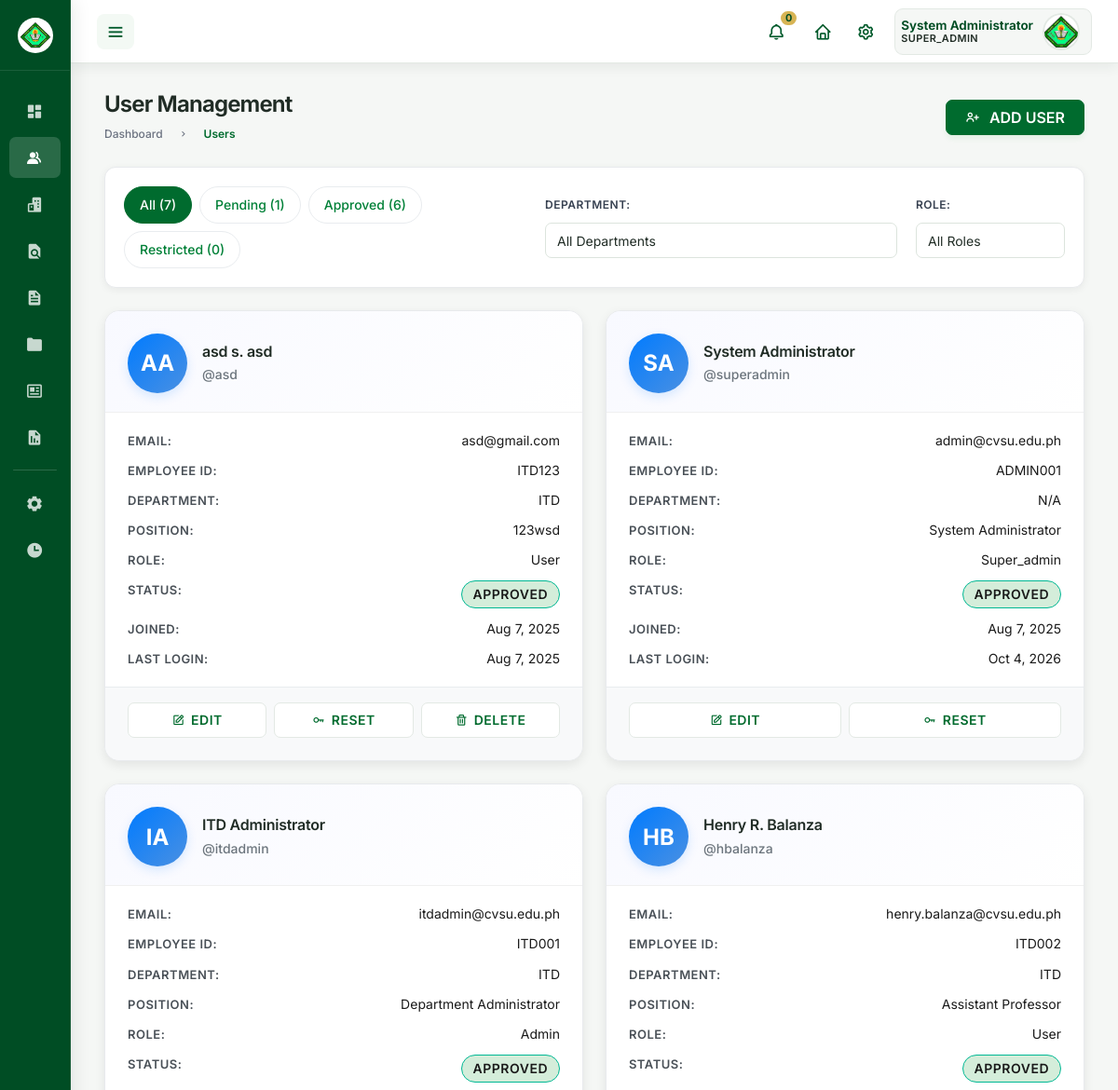
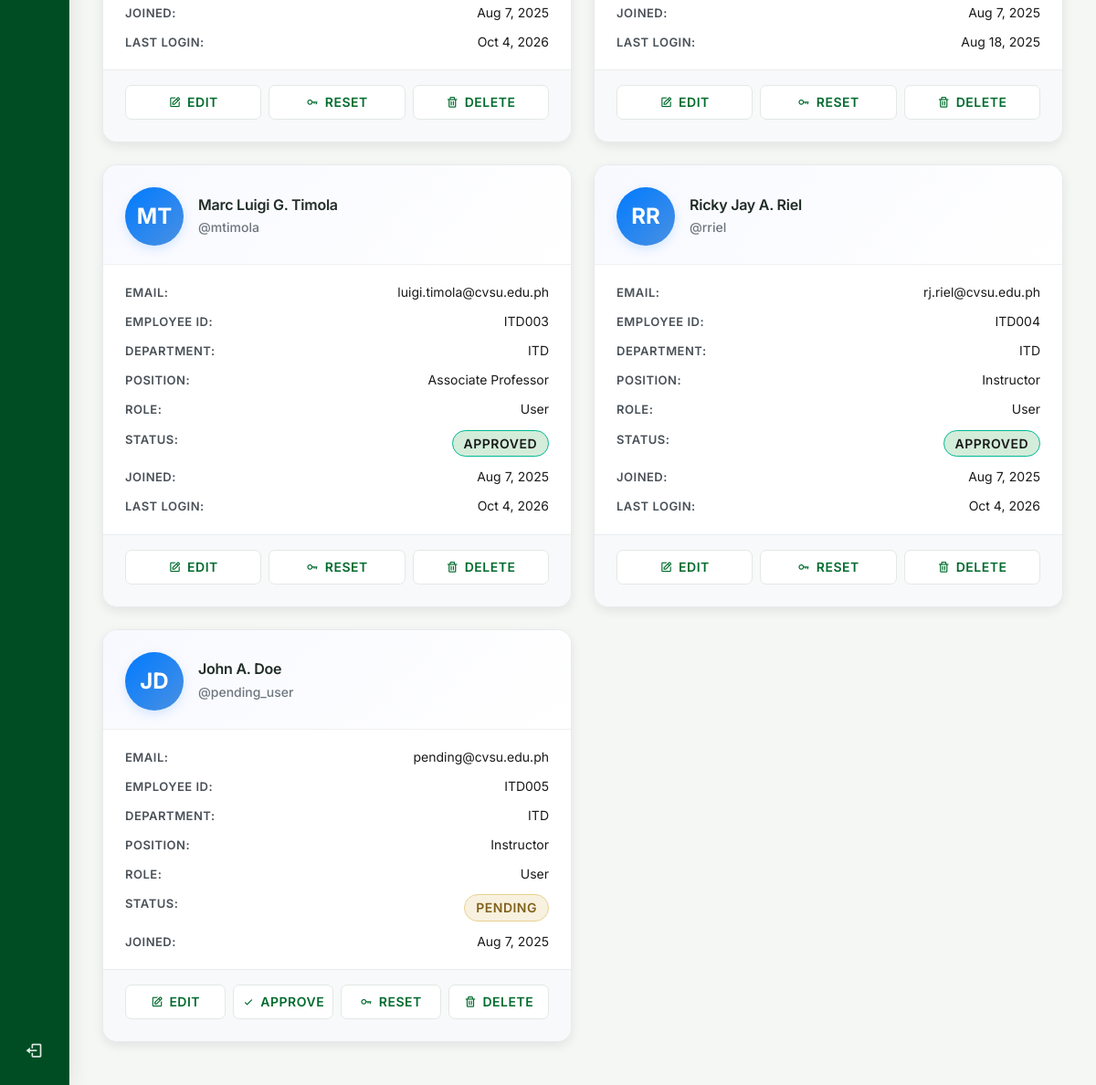
/roles/superadmin/users.php (signed in), run on the app's committed database (2 pictures, top to bottom).
### tables this page shows
CREATE TABLE `users` (
  `id` int NOT NULL,
  `username` varchar(50) NOT NULL,
  `email` varchar(255) NOT NULL,
  `password` varchar(255) NOT NULL,
  `role` enum('admin','user','super_admin') NOT NULL DEFAULT 'user',
  `is_approved` tinyint(1) NOT NULL DEFAULT '0',
  `name` varchar(100) NOT NULL,
  `mi` varchar(5) DEFAULT NULL,
  `surname` varchar(100) NOT NULL,
  `employee_id` varchar(20) DEFAULT NULL,
  `position` varchar(100) DEFAULT NULL,
  `department_id` int DEFAULT NULL,
  `is_restricted` tinyint(1) DEFAULT '0',
  `profile_image` varchar(255) DEFAULT NULL,
  `phone` varchar(20) DEFAULT NULL,
  `address` text,
  `date_of_birth` date DEFAULT NULL,
  `hire_date` date DEFAULT NULL,
  `last_login` datetime DEFAULT NULL,
  `failed_login_attempts` int DEFAULT '0',
  `account_locked_until` datetime DEFAULT NULL,
  `email_verified` tinyint(1) DEFAULT '0',
  `email_verification_token` varchar(255) DEFAULT NULL,
  `password_reset_token` varchar(255) DEFAULT NULL,
  `password_reset_expires` datetime DEFAULT NULL,
  `created_at` datetime DEFAULT CURRENT_TIMESTAMP,
  `updated_at` datetime DEFAULT CURRENT_TIMESTAMP ON UPDATE CURRENT_TIMESTAMP,
  `created_by` int DEFAULT NULL,
  `approved_by` int DEFAULT NULL,
  `approved_at` datetime DEFAULT NULL
);

CREATE TABLE `departments` (
  `id` int NOT NULL,
  `department_code` varchar(10) NOT NULL,
  `department_name` varchar(100) NOT NULL,
  `description` text,
  `head_of_department` varchar(100) DEFAULT NULL,
  `contact_email` varchar(255) DEFAULT NULL,
  `contact_phone` varchar(20) DEFAULT NULL,
  `created_at` datetime DEFAULT CURRENT_TIMESTAMP,
  `updated_at` datetime DEFAULT CURRENT_TIMESTAMP ON UPDATE CURRENT_TIMESTAMP,
  `is_active` tinyint(1) DEFAULT '1'
);

### roles/superadmin/assets/script/users-script.php (called while the page is built, shortened)
<?php
    require_once '../../includes/auth_check.php';
    $filter = $_GET['filter'] ?? 'all';
    $page = intval($_GET['page'] ?? 1);
    $limit = 20;
    $offset = ($page - 1) * $limit;
    $where = ["1=1"];
    $params = [];
    $whereClause = implode(' AND ', $where);
    function getProfileImagePath($profileImage) {
        if (empty($profileImage)) {
            return null;
        }
        $cleanPath = ltrim($profileImage, '/');
        $possiblePaths = [
            '../../' . $cleanPath,
            '../../uploads/profile_images/' . basename($cleanPath),
            '../../uploads/profiles/' . basename($cleanPath),
            '../../uploads/' . basename($cleanPath),
            '../uploads/profile_images/' . basename($cleanPath),
            '../uploads/profiles/' . basename($cleanPath),
        ];
        return null;
    }
    $stmt = $pdo->prepare("
        SELECT u.*, d.department_name, d.department_code,
            approver.name as approver_name, approver.mi as approver_mi, approver.surname as approver_surname
        FROM users u
        LEFT JOIN departments d ON u.department_id = d.id
        LEFT JOIN users approver ON u.approved_by = approver.id
        WHERE $whereClause
        ORDER BY u.created_at DESC
        LIMIT $limit OFFSET $offset
    ");
    $stmt->execute($params);
    $users_raw = $stmt->fetchAll();
    $users = [];
    foreach ($users_raw as $user) {
        $user['profile_image_url'] = getProfileImagePath($user['profile_image'] ?? '');
        $users[] = $user;
    }
    $counts = [
        'all' => 0,
        'pending' => 0,
        'approved' => 0,
        'restricted' => 0
    ];
    $stmt = $pdo->query("
        SELECT
            COUNT(*) as total,
            SUM(CASE WHEN is_approved = 0 THEN 1 ELSE 0 END) as pending,
            SUM(CASE WHEN is_approved = 1 THEN 1 ELSE 0 END) as approved,
            SUM(CASE WHEN is_restricted = 1 THEN 1 ELSE 0 END) as restricted
        FROM users
    ");
    $countData = $stmt->fetch();
    $counts['all'] = $countData['total'];
    $counts['pending'] = $countData['pending'];
    $counts['approved'] = $countData['approved'];
    $counts['restricted'] = $countData['restricted'];
?>

### roles/superadmin/users.php (the view, shortened to what this page needs)
<?php include 'assets/script/users-script.php' ?>
<!DOCTYPE html>
<html lang="en">
<head>
    <link href='https://unpkg.com/boxicons@2.0.9/css/boxicons.min.css' rel='stylesheet'>
    <link rel="stylesheet" href="assets/css/base.css?v=<?= time() ?>">
    <link rel="stylesheet" href="assets/css/sidebar.css?v=<?= time() ?>">
    <link rel="stylesheet" href="assets/css/navbar.css?v=<?= time() ?>">
    <link rel="stylesheet" href="assets/css/users.css?v=<?= time() ?>">
    <?php include __DIR__ . '/../../includes/theme.php'; ?>
</head>
<body>
    <section id="content">
        <main>
            <div class="head-title">
                <div class="left">
                    <h1>User Management</h1>
                    <ul class="breadcrumb">
                        <li><a href="dashboard.php">Dashboard</a></li>
                        <li><i class='bx bx-chevron-right'></i></li>
                        <li><a class="active" href="#">Users</a></li>
                    </ul>
                </div>
                <button onclick="openModal('createUserModal')" class="btn-download">
                    <i class='bx bx-user-plus'></i>
                    <span class="text">Add User</span>
                </button>
            </div>
            <div class="filters">
                <div class="filter-tabs">
                    <a href="?<?php echo http_build_query(array_merge($_GET, ['filter' => 'all', 'page' => 1])); ?>"
                       class="filter-tab <?php echo $filter === 'all' ? 'active' : ''; ?>">
                        All (<?php echo $counts['all']; ?>)
                    </a>
                    <a href="?<?php echo http_build_query(array_merge($_GET, ['filter' => 'pending', 'page' => 1])); ?>"
                       class="filter-tab <?php echo $filter === 'pending' ? 'active' : ''; ?>">
                        Pending (<?php echo $counts['pending']; ?>)
                    </a>
                    <a href="?<?php echo http_build_query(array_merge($_GET, ['filter' => 'approved', 'page' => 1])); ?>"
                       class="filter-tab <?php echo $filter === 'approved' ? 'active' : ''; ?>">
                        Approved (<?php echo $counts['approved']; ?>)
                    </a>
                    <a href="?<?php echo http_build_query(array_merge($_GET, ['filter' => 'restricted', 'page' => 1])); ?>"
                       class="filter-tab <?php echo $filter === 'restricted' ? 'active' : ''; ?>">
                        Restricted (<?php echo $counts['restricted']; ?>)
                    </a>
                </div>
                <div class="filter-group">
                    <label for="department-filter">Department:</label>
                    <select id="department-filter" onchange="filterUsers()">
                        <option value="">All Departments</option>
                    </select>
                </div>
                <div class="filter-group">
                    <label for="role-filter">Role:</label>
                    <select id="role-filter" onchange="filterUsers()">
                        <option value="">All Roles</option>
                    </select>
                </div>
            </div>
            <div class="user-grid">
                <?php foreach ($users as $user): ?>
                    <div class="user-card">
                        <div class="user-header">
                            <div class="user-avatar">
                                <?php
                                $first_letter = strtoupper(substr($user['name'], 0, 1));
                                $last_letter = strtoupper(substr($user['surname'], 0, 1));
                                $initials = $first_letter . $last_letter;
                                $has_profile_image = !empty($user['profile_image_url']);
                                ?>
                                <?php if ($has_profile_image): ?>
                                    <img src="<?= htmlspecialchars($user['profile_image_url']) ?>"
                                         alt="<?= htmlspecialchars($user['name'] . ' ' . $user['surname']) ?>"
                                         style="width: 100%; height: 100%; object-fit: cover; border-radius: 50%;"
                                         onerror="this.style.display='none'; this.nextElementSibling.style.display='flex';">
                                    <div class="fallback-avatar"
                                         style="display: none; width: 100%; height: 100%;
                                                background: linear-gradient(135deg, #007bff, #4a90e2);
                                                color: white; font-weight: bold;
                                                align-items: center; justify-content: center;
                                                border-radius: 50%;">
                                        <?= $initials ?>
                                    </div>
                                <?php else: ?>
                                    <div class="letter-avatar"
                                         style="width: 100%; height: 100%;
                                                background: linear-gradient(135deg, #007bff, #4a90e2);
                                                color: white; font-weight: bold;
                                                display: flex; align-items: center; justify-content: center;
                                                border-radius: 50%;">
                                        <?= $initials ?>
                                    </div>
                                <?php endif; ?>
                            </div>
                            <div class="user-info">
                                <h3><?php echo htmlspecialchars($user['name'] . ' ' . ($user['mi'] ? $user['mi'] . '. ' : '') . $user['surname']); ?></h3>
                                <p>@<?php echo htmlspecialchars($user['username']); ?></p>
                            </div>
                        </div>
                        <div class="user-details">
                            <div>
                                <span>Email:</span>
                                <span><?php echo htmlspecialchars($user['email']); ?></span>
                            </div>
                            <div>
                                <span>Employee ID:</span>
                                <span><?php echo htmlspecialchars($user['employee_id'] ?? 'N/A'); ?></span>
                            </div>
                            <div>
                                <span>Department:</span>
                                <span><?php echo htmlspecialchars($user['department_code'] ?? 'N/A'); ?></span>
                            </div>
                            <div>
                                <span>Position:</span>
                                <span><?php echo htmlspecialchars($user['position'] ?? 'N/A'); ?></span>
                            </div>
                            <div>
                                <span>Role:</span>
                                <span style="text-transform: capitalize;"><?php echo htmlspecialchars($user['role']); ?></span>
                            </div>
                            <div>
                                <span>Status:</span>
                                <span class="user-status <?php
                                    if (!$user['is_approved']) echo 'status-pending';
                                    elseif ($user['is_restricted']) echo 'status-restricted';
                                    else echo 'status-approved';
                                ?>">
                                    <?php
                                    if (!$user['is_approved']) echo 'Pending';
                                    elseif ($user['is_restricted']) echo 'Restricted';
                                    else echo 'Approved';
                                    ?>
                                </span>
                            </div>
                            <div>
                                <span>Joined:</span>
                                <span><?php echo date('M j, Y', strtotime($user['created_at'])); ?></span>
                            </div>
                            <?php if ($user['last_login']): ?>
                                <div>
                                    <span>Last Login:</span>
                                    <span><?php echo date('M j, Y', strtotime($user['last_login'])); ?></span>
                                </div>
                            <?php endif; ?>
                        </div>
                        <div class="user-actions">
                            <button onclick="editUser(<?php echo $user['id']; ?>)" class="btn btn-primary">
                                <i class='bx bx-edit'></i> Edit
                            </button>
                            <?php if (!$user['is_approved']): ?>
                                <button onclick="approveUser(<?php echo $user['id']; ?>)" class="btn btn-success">
                                    <i class='bx bx-check'></i> Approve
                                </button>
                            <?php endif; ?>
                            <button onclick="resetPassword(<?php echo $user['id']; ?>)" class="btn btn-warning">
                                <i class='bx bx-key'></i> Reset
                            </button>
                            <?php if ($user['role'] !== 'super_admin'): ?>
                                <button onclick="deleteUser(<?php echo $user['id']; ?>, '<?php echo htmlspecialchars($user['name'] . ' ' . $user['surname']); ?>')" class="btn btn-danger">
                                    <i class='bx bx-trash'></i> Delete
                                </button>
                            <?php endif; ?>
                        </div>
                    </div>
                <?php endforeach; ?>
            </div>
        </main>
    </section>
</body>
</html>

### data on the page
users: initials "AA", name+mi+surname "asd s. asd", username "asd", email "asd@gmail.com", employee "ITD123", department.department_code "ITD", position "123wsd", role "User", is_approved "APPROVED", created_at "Aug 7, 2025", last_login "Aug 7, 2025"
users: initials "IA", name+mi+surname "ITD Administrator", username "itdadmin", email "itdadmin@cvsu.edu.ph", employee "ITD001", department.department_code "ITD", position "Department Administrator", role "Admin", is_approved "APPROVED", created_at "Aug 7, 2025", last_login "Oct 4, 2026"
users: initials "HB", name+mi+surname "Henry R. Balanza", username "hbalanza", email "henry.balanza@cvsu.edu.ph", employee "ITD002", department.department_code "ITD", position "Assistant Professor", role "User", is_approved "APPROVED", created_at "Aug 7, 2025", last_login "Aug 18, 2025"
users: initials "MT", name+mi+surname "Marc Luigi G. Timola", username "mtimola", email "luigi.timola@cvsu.edu.ph", employee "ITD003", department.department_code "ITD", position "Associate Professor", role "User", is_approved "APPROVED", created_at "Aug 7, 2025", last_login "Oct 4, 2026"
users: initials "RR", name+mi+surname "Ricky Jay A. Riel", username "rriel", email "rj.riel@cvsu.edu.ph", employee "ITD004", department.department_code "ITD", position "Instructor", role "User", is_approved "APPROVED", created_at "Aug 7, 2025", last_login "Oct 4, 2026"
users: initials "JD", name+mi+surname "John A. Doe", username "pending_user", email "pending@cvsu.edu.ph", employee "ITD005", department.department_code "ITD", position "Instructor", role "User", is_approved "PENDING", created_at "Aug 7, 2025"

### other printed values
$counts['all'] "7"
$counts['pending'] "1"
$counts['approved'] "6"
$counts['restricted'] "0"
$initials "SA"
$user['username'] "superadmin"
$user['email'] "admin@cvsu.edu.ph"
$user['employee_id'] "ADMIN001"
$user['department_code'] "N/A"
$user['position'] "System Administrator"
$user['role'] "Super_admin"
date('M j, Y', strtotime($user['created_at'])) "Aug 7, 2025"
date('M j, Y', strtotime($user['last_login'])) "Oct 4, 2026"
